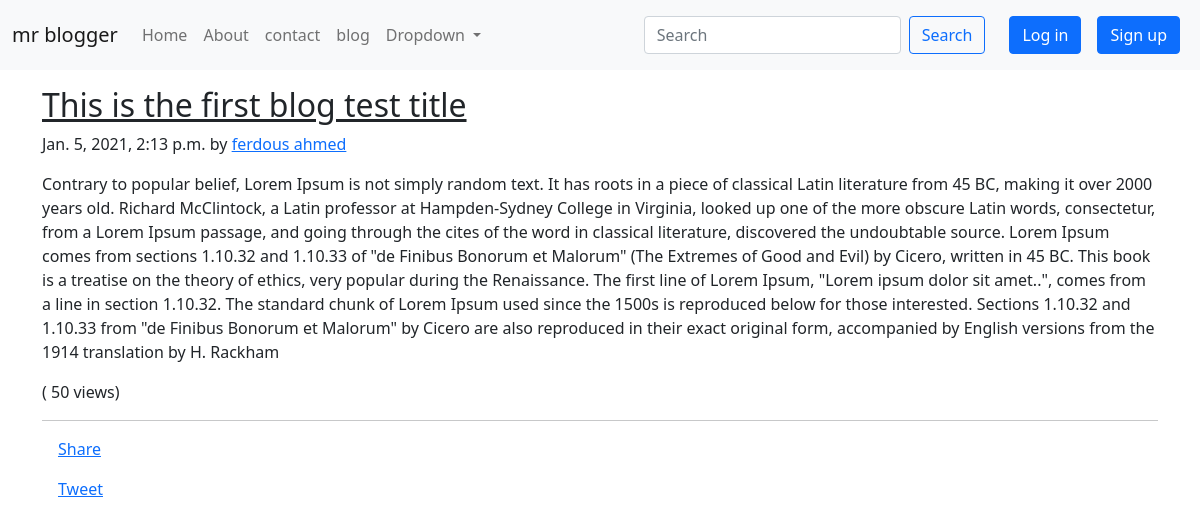
The page /blog/first-blog on the database its author committed.
### blog/models.py (models this page shows, shortened)
class Post(models.Model):
    sno = models.AutoField(primary_key=True)
    title = models.CharField(max_length=155)
    views= models.IntegerField(default=0)
    content = RichTextField(blank=True,null=True)
    image=models.ImageField(upload_to='media',max_length=100,blank=True)
    author = models.CharField(max_length=150)
    slug = models.CharField(max_length=150)
    timestamp=models.DateTimeField(blank=True)

### blog/views.py (the view)
# urls.py: path('<str:slug>', views.blogpost, name='blogpost'),
def blogpost(request,slug):
    post = Post.objects.filter(slug=slug).first()
    post.views= post.views +1
    post.save()
    comments= BlogComment.objects.filter(post=post,parent=None)
    replies= BlogComment.objects.filter(post=post).exclude(parent=None)
    replyDict={}
    for reply in replies:
        if reply.parent.sno not in replyDict.keys():
            replyDict[reply.parent.sno]=[reply]
        else:
            replyDict[reply.parent.sno].append(reply)
    context={'post':post, 'comments': comments, 'user': request.user, 'replyDict': replyDict}
    return render(request,'blog/blogpost.html',context)

### templates/blog/blogpost.html (shortened to what this page needs)
{% extends 'base.html' %}
{% block body %}
{% load humanize %}
<div class="container my-3">
    <h2 class="blog-post-title"><a class="text-dark" href="/blog/{{post.slug}}">{{post.title}}</a></h2>
    <p class="blog-post-meta">{{post.timestamp}} by <a href="/about">{{post.author}}</a></p>
    <p>{{post.content|safe}}</p>
    (<span> {{post.views}} views</span>)</p>
    <hr>
    <div class="fb-share-button m-3" data-href="http://127.0.0.1:8000/blog/first-blog" data-layout="button_count"
        data-size="large"><a target="_blank"
            href="https://www.facebook.com/sharer/sharer.php?u=http%3A%2F%2F127.0.0.1%3A8000%2Fblog%2Ffirst-blog&amp;src=sdkpreparse"
            class="fb-xfbml-parse-ignore">Share</a></div>
        <div class="m-3">
            <a href="https://twitter.com/share?ref_src=twsrc%5Etfw" class="twitter-share-button" data-size="large" data-show-count="true">Tweet</a><script async src="https://platform.twitter.com/widgets.js" charset="utf-8"></script>
        </div>
</div>
{% endblock %}

### rows shown on the page
Post: title "This is the first blog test title", timestamp "Jan. 5, 2021, 2:13 p.m.", author "ferdous ahmed", content "Contrary to popular belief, Lorem Ipsum is not simply random text. It has roots in a piece of classical Latin literature from 45 BC, making it over 2000 years old. Richard McClintock, a Latin professor at Hampden-Sydney College in Virginia, looked up one of the more obscure Latin words, consectetur, from a Lorem Ipsum passage, and going through the cites of the word in classical literature, discovered the undoubtable source. Lorem Ipsum comes from sections 1.10.32 and 1.10.33 of \"de Finibus Bonorum et Malorum\" (The Extremes of Good and Evil) by Cicero, written in 45 BC. This book is a treatise on the theory of ethics, very popular during the Renaissance. The first line of Lorem Ipsum,…", views "50"
